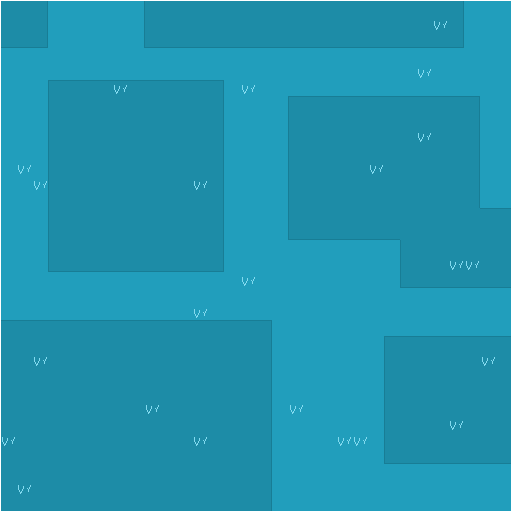

This game map was drawn from its Tiled (.tmx) file and the tilesets committed beside it. A one-line description and the trimmed map source follow:
An orthogonal 32x32 tile map with 16x16 px tiles, 5 tile layers (Base, Spots, Grass, Border Lines 1, ...).

<map version="1.10" tiledversion="1.11.2" orientation="orthogonal" renderorder="right-down" width="32" height="32" tilewidth="16" tileheight="16" infinite="0" nextlayerid="6" nextobjectid="1">
 <tileset firstgid="1" source="Map.tsx" />
 <layer id="1" name="Base" width="32" height="32">
  <data>[1024 cells, 1024 non-empty, 1 distinct tile ids]</data>
 </layer>
 <layer id="4" name="Spots" width="32" height="32">
  <data>[1024 cells, 602 non-empty, 9 distinct tile ids]</data>
 </layer>
 <layer id="5" name="Grass" width="32" height="32">
  <data>[1024 cells, 23 non-empty, 1 distinct tile ids]</data>
 </layer>
 <layer id="2" name="Border Lines 1" width="32" height="32">
  <data>[1024 cells, 76 non-empty, 3 distinct tile ids]</data>
 </layer>
 <layer id="3" name="Border Lines 2" width="32" height="32">
  <data>[1024 cells, 64 non-empty, 2 distinct tile ids]</data>
 </layer>
</map>
